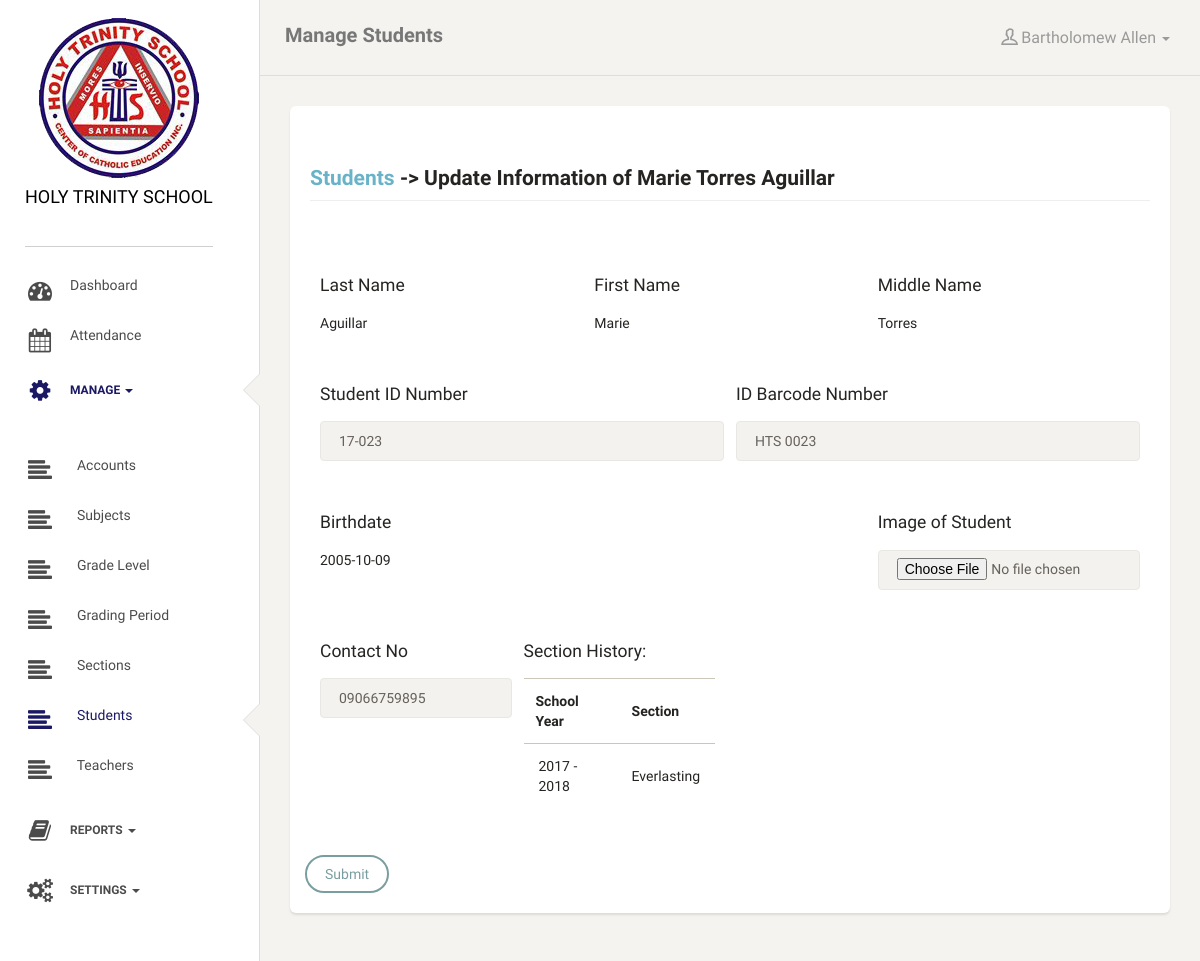
Page /students.php?s=edit&sid=35 (signed in) on the committed database.
### tables this page shows
CREATE TABLE `students` (
  `student_id` int(11) NOT NULL AUTO_INCREMENT,
  `student_idno` varchar(255) NOT NULL,
  `student_barcode` varchar(255) NOT NULL,
  `last_name` varchar(255) NOT NULL,
  `first_name` varchar(255) NOT NULL,
  `middle_name` varchar(255) NOT NULL,
  `suffix` varchar(100) NOT NULL,
  `birthdate` date NOT NULL,
  `contact_no` varchar(20) NOT NULL,
  `image_1` text NOT NULL,
  `archive_status` int(11) NOT NULL,
  PRIMARY KEY (`student_id`)
);

CREATE TABLE `student_section` (
  `student_level_id` int(11) NOT NULL AUTO_INCREMENT,
  `student_id` int(11) NOT NULL,
  `section_id` int(11) NOT NULL,
  `schoolyear_id` int(11) NOT NULL,
  `archive_status` int(11) NOT NULL,
  PRIMARY KEY (`student_level_id`)
);

CREATE TABLE `year` (
  `id` int(11) NOT NULL AUTO_INCREMENT,
  `year1` int(11) NOT NULL,
  `year2` int(11) NOT NULL,
  PRIMARY KEY (`id`)
);

CREATE TABLE `sections` (
  `section_id` int(11) NOT NULL AUTO_INCREMENT,
  `gradelevel_id` int(11) NOT NULL,
  `section_description` varchar(255) NOT NULL,
  `archive_status` int(11) NOT NULL,
  PRIMARY KEY (`section_id`)
);

### includes/functions.php (called while the page is built, shortened)
<?php
function displayStudentName($id){
    global $connection;
    $query = "SELECT * FROM students WHERE student_id = {$id}";
    $result = mysqli_query($connection, $query);
    $row = mysqli_fetch_array($result);
    return $row['first_name'] . " " . $row['middle_name'] . " " . $row['last_name'];
}
function displaySectionDesc($id){
    global $connection;
    $query = "SELECT * FROM sections WHERE section_id = {$id}";
    $result = mysqli_query($connection, $query);
    $row = mysqli_fetch_array($result);
    return $row['section_description'];
}
function displayAcadYear($id){
    global $connection;
    $query = "SELECT * FROM year WHERE id = {$id}";
    $result = mysqli_query($connection, $query);
    $row = mysqli_fetch_array($result);
    return $row['year1'] . " - " . $row['year2'];
}

### includes/students_update.php (the view, shortened to what this page needs)
<?php
$queryInfo = "SELECT * FROM students WHERE student_id = {$_GET['sid']}";
$resultInfo = mysqli_query($connection, $queryInfo);
$rowInfo = mysqli_fetch_array($resultInfo);
?>
    <form action="students.php?s=exec" method="post" enctype="multipart/form-data">
        <div class="content">
            <div class="row">
                <div class="row">
                    <div class="form-group col-lg-12">
                        <div class="col-lg-4">
                            <h5>Last Name</h5>
                            <?= $rowInfo['last_name'] ?>
                        </div>
                        <div class="col-lg-4">
                            <h5>First Name</h5>
                            <?= $rowInfo['first_name'] ?>
                        </div>
                        <div class="col-lg-4">
                            <h5>Middle Name</h5>
                            <?= $rowInfo['middle_name'] ?>
                        </div>
                    </div>
                </div>
                <div class="row">
                    <div class="form-group col-lg-12">
                        <div class="col-lg-6">
                            <h5>Student ID Number</h5>
                            <input type="text" class="form-control" value="<?= $rowInfo['student_idno'] ?>" name="student_idno">
                        </div>
                        <div class="col-lg-6">
                            <h5>ID Barcode Number</h5>
                            <input type="text" class="form-control" value="<?= $rowInfo['student_barcode'] ?>" name="student_barcode">
                        </div>
                    </div>
                </div>
                <div class="row">
                    <div class="form-group col-lg-12">
                        <div class="col-lg-4">
                            <h5>Birthdate</h5>
                            <?= $rowInfo['birthdate'] ?>
                        </div>
                        <div class="col-lg-4 col-lg-offset-4">
                            <h5>Image of Student</h5>
                            <input type="file" name="stud_img" class="form-control" accept="image/*">
                        </div>
                    </div>
                </div>
                <div class="row">
                    <div class="form-group col-lg-12">
                        <div class="col-lg-3">
                            <h5>Contact No</h5>
                            <input type="text" class="form-control" value="<?= $rowInfo['contact_no'] ?>" name="contact_no">
                        </div>
                        <div class="col-lg-3">
                            <h5>Section History:</h5>
                            <table class="table">
                                <tr>
                                    <th>School Year</th>
                                    <th>Section</th>
                                </tr>
                                <?php
                            $queryGl = "SELECT * FROM student_section a LEFT JOIN sections b ON a.section_id=b.section_id WHERE a.archive_status = 0 AND a.student_id={$_GET['sid']} ORDER BY section_description ASC";
                            $resultGl = mysqli_query($connection, $queryGl) or die(mysqli_error($connection));
                            while($rowGl = mysqli_fetch_array($resultGl)){
                                ?>
                                    <tr>
                                        <td>
                                            <?= displayAcadYear($rowGl['schoolyear_id']) ?>
                                        </td>
                                        <td>
                                            <?= displaySectionDesc($rowGl['section_id']) ?>
                                        </td>
                                    </tr>
                                    <?php } ?>
                            </table>
                        </div>
                    </div>
                </div>
                <input type="submit" class="btn btn-primary" name="update_student">
            </div>
        </div>
    </form>

### students.php (shortened to what this page needs)
<?php include("includes/header.php") ?>
    <?php include("includes/side-nav.php") ?>
    <?php include("includes/top-nav.php") ?>
    <div class="content">
        <div class="container-fluid">
            <div class="card">
                <div class="header">
                    <?php
            if(isset($_GET['s'])&&$_GET['s']=="add")
                echo '<h4 class="page-header"><a href="students.php">Students</a> -> Add New</h4>';
            elseif(isset($_GET['s'])&&$_GET['s']=="assg_sc")
                echo '<h4 class="page-header"><a href="students.php">Students</a> -> Assign Section to '.displayStudentName($_GET['sid']).'</h4>';
            elseif(isset($_GET['s'])&&$_GET['s']=="view")
                echo '<h4 class="page-header"><a href="students.php">Students</a> -> View Information of '.displayStudentName($_GET['sid']).'</h4>';
            elseif(isset($_GET['s'])&&$_GET['s']=="edit")
                echo '<h4 class="page-header"><a href="students.php">Students</a> -> Update Information of '.displayStudentName($_GET['sid']).'</h4>';
            elseif(isset($_GET['s'])&&$_GET['s']=="shft_sc")
                echo '<h4 class="page-header"><a href="students.php">Students</a> -> Shift Section of '.displayStudentName($_GET['sid']).'</h4>';
            elseif(isset($_GET['s'])&&$_GET['s']=="batch_assign")
                echo '<h4 class="page-header"><a href="students.php">Students</a> -> Batch Assigning of Sections</h4>';
            else
                echo '<h4 class="page-header">Students</h4>';
                        ?>
                </div>
                <div class="content">
                    <?php
                if(isset($_GET['s'])) $source = $_GET['s']; else $source = '';
                   switch($source){
                       case 'edit':
                           include "includes/students_update.php";
                           break;
                   }
               ?>
                </div>
            </div>
        </div>
    </div>
    <?php include("includes/footer.php") ?>

### rows in the picture
students: displayStudentName($_GET['sid']) "Marie Torres Aguillar", last_name "Aguillar", first_name "Marie", middle_name "Torres", student_idno "17-023", student_barcode "HTS 0023", birthdate "2005-10-09", contact_no "09066759895"
student_section: schoolyear.year2 "2017 - 2018", section.section_description "Everlasting"

### other values in the picture
$activePage "Manage Students"
$_SESSION['hts_user_firstname'] "Bartholomew"
$_SESSION['hts_user_lastname'] "Allen"
